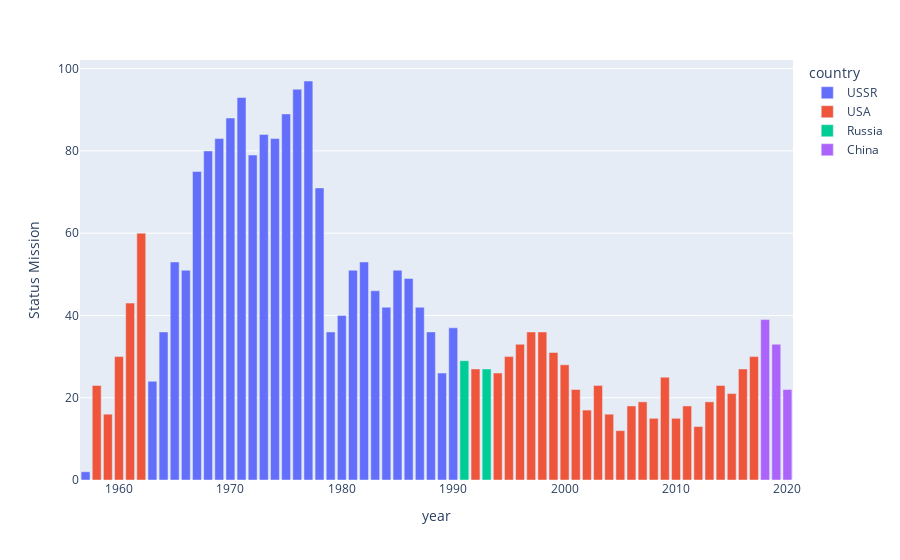

Notebook cell for this chart:
### Markdown cell above
## Question 2: Số lượng nhiệm vụ phóng qua mỗi năm

### Code cell
launchCountry = spaceLaunch_df.groupby(["year","country"])["Status Mission"].count().reset_index().sort_values(["year","Status Mission"],ascending = False)
launchCountry = pd.concat([group[1].head(1) for group in launchCountry.groupby(['year'])])

fig = px.bar(launchCountry, x="year", y="Status Mission", color='country')
fig.show()

### Figure 1 — Plotly figure (JSON) as saved in the notebook; plotly's stock layout.template omitted (floating-point values rounded to 4 significant figures)
{"data": [{"alignmentgroup": "True", "hovertemplate": "country=USSR<br>year=%{x}<br>Status Mission=%{y}<extra></extra>", "legendgroup": "USSR", "marker": {"color": "#636efa"}, "name": "USSR", "offsetgroup": "USSR", "orientation": "v", "showlegend": true, "textposition": "auto", "type": "bar", "x": [1957, 1963, 1964, 1965, 1966, 1967, 1968, 1969, 1970, 1971, 1972, 1973, 1974, 1975, 1976, 1977, 1978, 1979, 1980, 1981, 1982, 1983, 1984, 1985, 1986, 1987, 1988, 1989, 1990], "xaxis": "x", "y": [2, 24, 36, 53, 51, 75, 80, 83, 88, 93, 79, 84, 83, 89, 95, 97, 71, 36, 40, 51, 53, 46, 42, 51, 49, 42, 36, 26, 37], "yaxis": "y"}, {"alignmentgroup": "True", "hovertemplate": "country=USA<br>year=%{x}<br>Status Mission=%{y}<extra></extra>", "legendgroup": "USA", "marker": {"color": "#EF553B"}, "name": "USA", "offsetgroup": "USA", "orientation": "v", "showlegend": true, "textposition": "auto", "type": "bar", "x": [1958, 1959, 1960, 1961, 1962, 1992, 1994, 1995, 1996, 1997, 1998, 1999, 2000, 2001, 2002, 2003, 2004, 2005, 2006, 2007, 2008, 2009, 2010, 2011, 2012, 2013, 2014, 2015, 2016, 2017], "xaxis": "x", "y": [23, 16, 30, 43, 60, 27, 26, 30, 33, 36, 36, 31, 28, 22, 17, 23, 16, 12, 18, 19, 15, 25, 15, 18, 13, 19, 23, 21, 27, 30], "yaxis": "y"}, {"alignmentgroup": "True", "hovertemplate": "country=Russia<br>year=%{x}<br>Status Mission=%{y}<extra></extra>", "legendgroup": "Russia", "marker": {"color": "#00cc96"}, "name": "Russia", "offsetgroup": "Russia", "orientation": "v", "showlegend": true, "textposition": "auto", "type": "bar", "x": [1991, 1993], "xaxis": "x", "y": [29, 27], "yaxis": "y"}, {"alignmentgroup": "True", "hovertemplate": "country=China<br>year=%{x}<br>Status Mission=%{y}<extra></extra>", "legendgroup": "China", "marker": {"color": "#ab63fa"}, "name": "China", "offsetgroup": "China", "orientation": "v", "showlegend": true, "textposition": "auto", "type": "bar", "x": [2018, 2019, 2020], "xaxis": "x", "y": [39, 33, 22], "yaxis": "y"}], "layout": {"barmode": "relative", "legend": {"title": {"text": "country"}, "tracegroupgap": 0}, "margin": {"t": 60}, "xaxis": {"anchor": "y", "domain": [0, 1], "title": {"text": "year"}}, "yaxis": {"anchor": "x", "domain": [0, 1], "title": {"text": "Status Mission"}}}}
